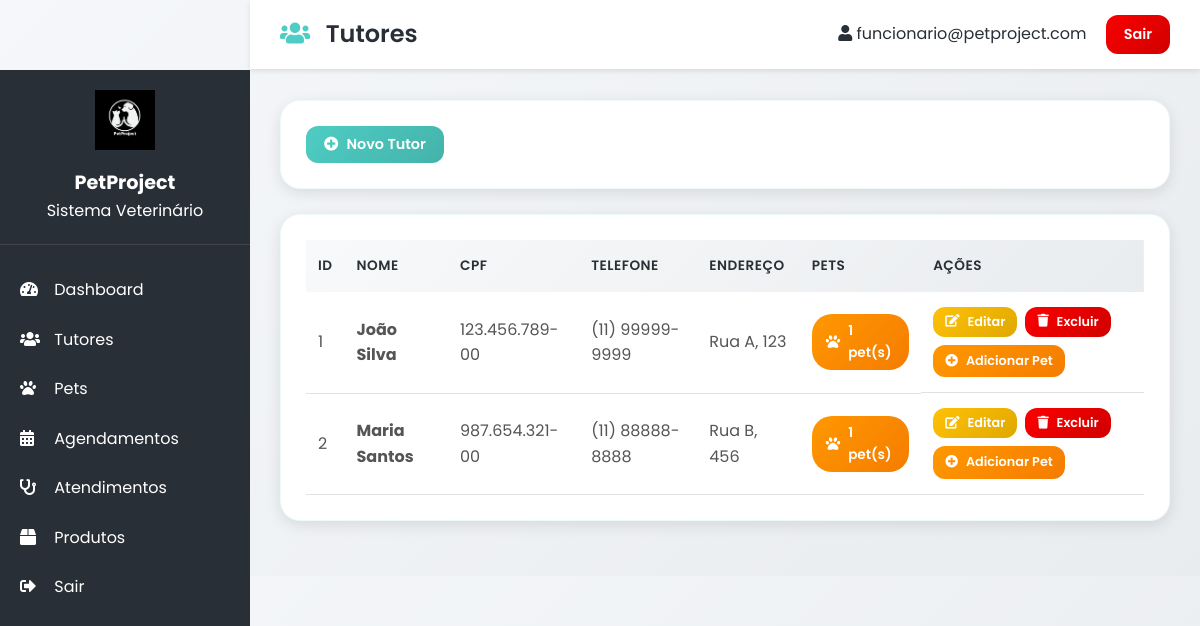
The page /pages/tutores.php (signed in) on the database its author committed.
### tables this page shows
CREATE TABLE tutor (
    idTutor INT AUTO_INCREMENT PRIMARY KEY,
    nome VARCHAR(100),
    cpf VARCHAR(14),
    telefone VARCHAR(20),
    endereco VARCHAR(150)
);

### pages/tutores.php (the view, shortened to what this page needs)
<?php
$conn = getConnection();
$tutores = $conn->query("SELECT * FROM tutor ORDER BY nome");
?>
<!DOCTYPE html>
<html lang="pt-BR">
<head>
    <link rel="stylesheet" href="../styles/style.css">
    <link rel="stylesheet" href="https://cdnjs.cloudflare.com/ajax/libs/font-awesome/5.15.3/css/all.min.css">
</head>
<body>
    <?php include 'sidebar.php'; ?>
    <div class="top-bar">
        <h2><i class="fas fa-users"></i> Tutores</h2>
        <div>
            <span><i class="fas fa-user"></i> <?php echo $_SESSION['user_email']; ?></span>
            <a href="logout.php" class="btn btn-danger" style="margin-left: 15px;">Sair</a>
        </div>
    </div>
    <div class="content-wrapper">
        <div class="card">
            <button class="btn btn-primary" onclick="openModal('add')">
                <i class="fas fa-plus-circle"></i> Novo Tutor
            </button>
        </div>
        <div class="card">
            <table class="data-table">
                <thead>
                    <tr>
                        <th>ID</th>
                        <th>Nome</th>
                        <th>CPF</th>
                        <th>Telefone</th>
                        <th>Endereço</th>
                        <th>Pets</th>
                        <th>Ações</th>
                    </tr>
                </thead>
                <tbody>
                    <?php while($t = $tutores->fetch_assoc()):
                        $petCount = $conn->query("SELECT COUNT(*) as c, GROUP_CONCAT(idPet) as ids FROM pet WHERE idTutor={$t['idTutor']}")->fetch_assoc();
                        $total_pets = $petCount['c'];
                        $pets_ids = $petCount['ids'];
                    ?>
                    <tr>
                        <td><?php echo $t['idTutor']; ?></td>
                        <td><strong><?php echo htmlspecialchars($t['nome']); ?></strong></td>
                        <td><?php echo $t['cpf']; ?></td>
                        <td><?php echo $t['telefone']; ?></td>
                        <td><?php echo $t['endereco']; ?></td>
                        <td>
                            <?php if($total_pets > 0): ?>
                                <?php if($total_pets == 1): ?>
                                    <a href="pet_detalhe.php?id=<?php echo $pets_ids; ?>" class="pets-link">
                                        <i class="fas fa-paw"></i>
                                        <?php echo $total_pets; ?> pet(s)
                                    </a>
                                <?php endif; ?>
                            <?php else: ?>
                                <span style="color: #999;">Nenhum pet</span>
                            <?php endif; ?>
                        </td>
                        <td class="action-buttons">
                            <button class="btn btn-warning btn-sm" onclick="editTutor(<?php echo htmlspecialchars(json_encode($t)); ?>)">
                                <i class="fas fa-edit"></i> Editar
                            </button>
                            <button class="btn btn-danger btn-sm" onclick="deleteTutor(<?php echo $t['idTutor']; ?>)">
                                <i class="fas fa-trash"></i> Excluir
                            </button>
                            <a href="pet_detalhe.php?tutor_id=<?php echo $t['idTutor']; ?>&action=new" class="btn btn-orange btn-sm">
                                <i class="fas fa-plus-circle"></i> Adicionar Pet
                            </a>
                        </td>
                    </tr>
                    <?php endwhile; ?>
                </tbody>
            </table>
        </div>
    </div>
</body>
</html>

### pages/sidebar.php (shortened to what this page needs)
<div class="sidebar">
    <div class="sidebar-header">
        <img src="../img/PetProject.png" alt="PetProject">
        <h3>PetProject</h3>
        <p>Sistema Veterinário</p>
    </div>
    <div class="sidebar-menu">
        <a href="dashboard.php">
            <i class="fas fa-tachometer-alt"></i> Dashboard
        </a>
        <a href="tutores.php">
            <i class="fas fa-users"></i> Tutores
        </a>
        <a href="pets.php">
            <i class="fas fa-paw"></i> Pets
        </a>
        <a href="agendamentos.php">
            <i class="fas fa-calendar-alt"></i> Agendamentos
        </a>
        <a href="atendimentos.php">
            <i class="fas fa-stethoscope"></i> Atendimentos
        </a>
        <a href="produtos.php">
            <i class="fas fa-box"></i> Produtos
        </a>
        <a href="logout.php">
            <i class="fas fa-sign-out-alt"></i> Sair
        </a>
    </div>
</div>

### styles/style.css (style rules this page uses)
:root { --primary: #ffffff; --secondary: #4ECDC4; --accent: #fc0000; --dark: #292F36; --light: #F7FFF7; }
* { margin: 0; padding: 0; box-sizing: border-box; font-family: 'Poppins', sans-serif; }
body { background-color: rgb(255, 255, 255); color: var(--dark); line-height: 1.6; }
.btn { display: inline-block; background-color: var(--secondary); color: rgb(0, 0, 0); padding: 12px 30px; border-radius: 30px; text-decoration: none; font-weight: 600; transition: all 0.3s ease; border: none; cursor: pointer; }

### pages/tutores.php (style rules this page uses)
:root { --primary: #ffffff; --secondary: #4ECDC4; --accent: #fc0000; --orange: #ff9800; --orange-dark: #f57c00; --dark: #292F36; --light: #F7FFF7; --shadow-sm: 0 2px 8px rgba(0,0,0,0.08); --shadow-md: 0 4px 15px rgba(0,0,0,0.1); --shadow-lg: 0 8px 25px rgba(0,0,0,0.15); }
* { margin: 0; padding: 0; box-sizing: border-box; }
body { font-family: 'Poppins', sans-serif; background: linear-gradient(135deg, #f5f7fa 0%, #e9ecef 100%); }
.content-wrapper { margin-left: 250px; padding: 30px; animation: fadeIn 0.5s ease; }
.top-bar { background: white; padding: 15px 30px; box-shadow: var(--shadow-sm); display: flex; justify-content: space-between; align-items: center; position: fixed; top: 0; right: 0; left: 250px; z-index: 99; }
.top-bar h2 { color: var(--dark); font-size: 1.5rem; font-weight: 600; }
.top-bar h2 i { color: var(--secondary); margin-right: 10px; }
.card { background: white; border-radius: 20px; padding: 25px; margin-bottom: 25px; box-shadow: var(--shadow-md); transition: all 0.3s ease; border: 1px solid rgba(78, 205, 196, 0.1); }
.btn { padding: 8px 18px; border-radius: 12px; text-decoration: none; display: inline-flex; align-items: center; gap: 8px; font-weight: 600; transition: all 0.3s ease; border: none; cursor: pointer; font-size: 0.9rem; }
.btn-primary { background: linear-gradient(135deg, var(--secondary), #44b3aa); color: white; }
.btn-orange { background: linear-gradient(135deg, var(--orange), var(--orange-dark)); color: white; }
.btn-warning { background: linear-gradient(135deg, #ffc107, #e0a800); color: white; }
.btn-danger { background: linear-gradient(135deg, #fc0000, #d00000); color: white; }
.data-table { width: 100%; border-collapse: collapse; }
.data-table thead tr { background: linear-gradient(135deg, #f8f9fa 0%, #e9ecef 100%); border-radius: 12px; }
.data-table th { padding: 15px 12px; text-align: left; font-weight: 600; color: var(--dark); font-size: 0.85rem; text-transform: uppercase; letter-spacing: 0.5px; }
.data-table td { padding: 15px 12px; text-align: left; border-bottom: 1px solid #e0e0e0; color: #555; }
.data-table tbody tr { transition: all 0.3s ease; }
.pets-link { display: inline-flex; align-items: center; gap: 8px; background: linear-gradient(135deg, var(--orange), var(--orange-dark)); color: white; padding: 6px 14px; border-radius: 20px; text-decoration: none; font-weight: 600; font-size: 0.85rem; transition: all 0.3s ease; cursor: pointer; }
.pets-link i { font-size: 0.9rem; }
.action-buttons { display: flex; gap: 8px; flex-wrap: wrap; }
.action-buttons .btn-sm { padding: 6px 12px; font-size: 0.8rem; }

### pages/sidebar.php (style rules this page uses)
.sidebar { width: 250px; background-color: #292F36; color: white; position: fixed; height: 100vh; overflow-y: auto; z-index: 100; }
.sidebar-header { padding: 20px; text-align: center; border-bottom: 1px solid rgba(255,255,255,0.1); }
.sidebar-header img { height: 60px; width: 60px; margin-bottom: 10px; }
.sidebar-header h3 { font-size: 1.2rem; }
.sidebar-menu { padding: 20px 0; }
.sidebar-menu a { display: block; padding: 12px 20px; color: white; text-decoration: none; transition: all 0.3s ease; }
.sidebar-menu a i { margin-right: 10px; width: 20px; }
.top-bar { background-color: white; padding: 15px 30px; box-shadow: 0 2px 5px rgba(0,0,0,0.1); display: flex; justify-content: space-between; align-items: center; position: fixed; top: 0; right: 0; left: 250px; z-index: 99; }
.content-wrapper { margin-left: 250px; margin-top: 70px; padding: 30px; }

### rows shown on the page
tutor: idTutor "1", nome "João Silva", cpf "123.456.789-00", telefone "(11) 99999-9999", endereco "Rua A, 123", total_pets "1"
tutor: idTutor "2", nome "Maria Santos", cpf "987.654.321-00", telefone "(11) 88888-8888", endereco "Rua B, 456", total_pets "1"

### other values the page prints
$_SESSION['user_email'] "funcionario@petproject.com"
